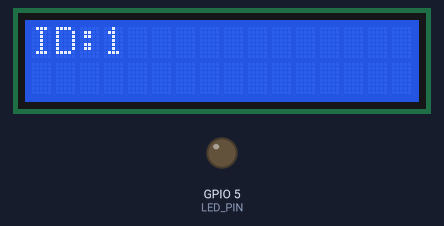
Simulated run of this sketch. Board: ESP8266 (NodeMCU). Parts: 16×2 character LCD, output pins drawn as LEDs (lit = HIGH). WiFi joins after 1.5 s; servers stay silent unless stated; uploads are accepted with an empty reply. At 1.9 s the program puts the board to deep sleep or switches it off; the recording ends there.

Above: at 0.1 s.
At 1.6 s:
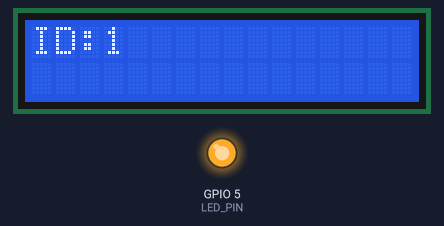
Timing chart, 0 to 1.9 s (numbered marks = the images above):
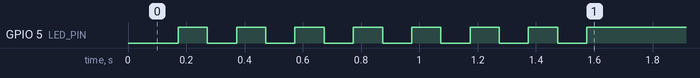

The sketch:

LCD2.ino
```cpp
#include <LiquidCrystal_I2C.h>
#include <ESP8266WiFi.h>
#include <WiFiClient.h>
#include <string.h>
#include <Wire.h>

const char WIFI_SSID[] = "BKAT";
const char WIFI_PSK[] = "12345678";

const char http_site[] = "alohahaha.tk";
const int http_port = 80;
const int sleepTimeS = 10;
int id ;
String id_string;
char linhkien[10];
char gia[10];
char a=0,b=0,i=0,j=0;
//Pin definitions
const int LED_PIN = 5;

//Global variables
WiFiClient client;
LiquidCrystal_I2C lcd(0x27,16,2);
void setup(){

   //id= ESP.getChipId();
   id=1;
   id_string = String(id);
   Wire.begin(13,12);
   lcd.begin();
   lcd.backlight();
   lcd.clear();
   lcd.print("ID:");
   lcd.print(id_string);
   pinMode(LED_PIN,OUTPUT);
   connectWifi();

   if(!getPage()){
     lcd.setCursor(0,0);
     lcd.print("web fail");
  }
}

void loop(){
  //if there are incoming bytes,print them
  if(client.available()){
    char c = client.read();
    if (a==1)    a=2;
    if (b==1)    b=2;
    if (c=='{')  a=1;
    if (c=='}')  a=0;
    if (c=='[')  b=1;
    if (c==']')  b=0;
    if(a==2){
      linhkien[i]=c;
      i++;
    }
    if(b==2){
      gia[j] = c;
      j++;
    }
    }
  if(!client.connected()){

    //close socket and wait for disconect from Wifi
    lcd.setCursor(0,0);
    lcd.print(linhkien);
    lcd.setCursor(0,1);
    lcd.print(gia);
    client.stop();
    ESP.deepSleep(sleepTimeS*1000);
    ESP.reset();
  }
}

//Attempt tp connect to Wifi
void connectWifi(){
  byte led_status = 0;

  WiFi.mode(WIFI_STA);

  WiFi.begin(WIFI_SSID,WIFI_PSK);

  while (WiFi.status() != WL_CONNECTED){
    digitalWrite(LED_PIN,led_status);
    led_status ^= 0x01;
    delay(100);
  }

  digitalWrite(LED_PIN,HIGH);
}

//perform an HTTP GET request to a remote page
bool getPage(){
  //Attempt to make a connection to the remote server
  if(!client.connect(http_site,http_port)){
    return false;
  }
  //make an HTTP GET request
  client.print("GET /get.php?id=");
  client.print(id_string);
  client.println(" HTTP/1.1");
  client.print("Host: ");
  client.println(http_site);
  client.println("Connection: close");
  client.println();
  return true;
}
```
